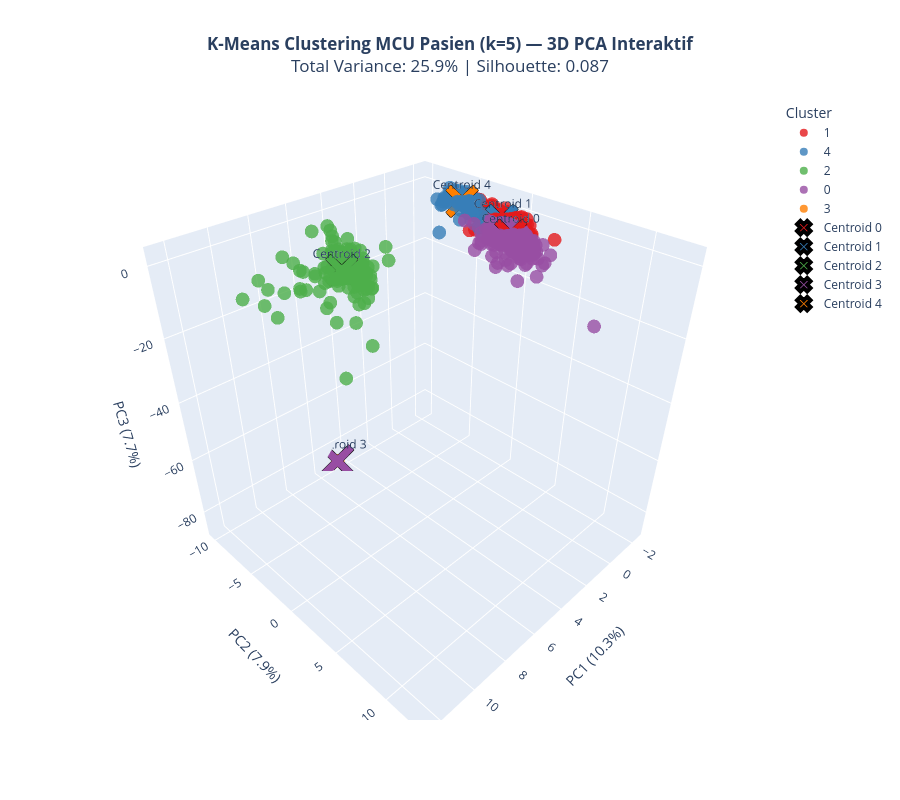

The notebook cell saved with this chart:
### Code cell
# CELL BARU — 3D INTERAKTIF PCA (PC1 vs PC2 vs PC3) + BISA DIPUTAR + HOVER BADGE!
import plotly.express as px
import plotly.graph_objects as go
import pandas as pd
import numpy as np
from sklearn.decomposition import PCA

# Pastikan df_scaled & cluster_labels & df_with_badge sudah ada dari cell sebelumnya
# Jika belum, jalankan ini dulu:
# df_scaled, cluster_labels, df_with_badge, n_clusters

# PCA 3 komponen
pca3 = PCA(n_components=3)
X_pca3 = pca3.fit_transform(df_scaled)

# Buat DataFrame untuk Plotly
df_3d = pd.DataFrame({
    'PC1': X_pca3[:, 0],
    'PC2': X_pca3[:, 1],
    'PC3': X_pca3[:, 2],
    'Cluster': cluster_labels.astype(str),
    'BADGE': df_with_badge['BADGE'].astype(str).values,  # ID pasien buat hover
    'BMI': df_with_badge['BMI'] if 'BMI' in df_with_badge.columns else np.nan,
    'GULA_DARAH_PUASA': df_with_badge.get('GULA_DARAH_PUASA', np.nan),
    'TRIGLISERIDA': df_with_badge.get('TRIGLISERIDA', np.nan),
})

# Warna cluster yang cakep
colors = px.colors.qualitative.Set1

fig = px.scatter_3d(
    df_3d,
    x='PC1',
    y='PC2',
    z='PC3',
    color='Cluster',
    color_discrete_sequence=colors[:n_clusters],
    hover_data={
        'BADGE': True,
        'BMI': ':.1f',
        'GULA_DARAH_PUASA': ':.0f',
        'TRIGLISERIDA': ':.0f',
        'Cluster': True,
        'PC1': False, 'PC2': False, 'PC3': False
    },
    labels={
        'PC1': f'PC1 ({pca3.explained_variance_ratio_[0]:.1%})',
        'PC2': f'PC2 ({pca3.explained_variance_ratio_[1]:.1%})',
        'PC3': f'PC3 ({pca3.explained_variance_ratio_[2]:.1%})'
    },
    title=f"<b>K-Means Clustering MCU Pasien (k={n_clusters}) — 3D PCA Interaktif</b><br>"
          f"Total Variance: {pca3.explained_variance_ratio_.sum():.1%} | Silhouette: {silhouette_score(df_scaled, cluster_labels):.3f}",
    opacity=0.8,
    size_max=8
)

# Tambah centroid (besar + tanda X)
centroids_3d = pca3.transform(kmeans.cluster_centers_)
for i in range(n_clusters):
    fig.add_trace(go.Scatter3d(
        x=[centroids_3d[i, 0]],
        y=[centroids_3d[i, 1]],
        z=[centroids_3d[i, 2]],
        mode='markers+text',
        marker=dict(size=12, color=colors[i], symbol='x', line=dict(width=4, color='black')),
        text=f'Centroid {i}',
        textposition="top center",
        name=f'Centroid {i}',
        showlegend=True
    ))

# Update layout biar cakep
fig.update_layout(
    scene=dict(
        xaxis_title=f'PC1 ({pca3.explained_variance_ratio_[0]:.1%})',
        yaxis_title=f'PC2 ({pca3.explained_variance_ratio_[1]:.1%})',
        zaxis_title=f'PC3 ({pca3.explained_variance_ratio_[2]:.1%})',
        aspectmode='cube'
    ),
    height=800,
    legend_title="Cluster",
    title_x=0.5,
    hovermode='closest'
)

fig.show()

print("SELESAI")

### Figure 1 — Plotly figure (JSON) as saved in the notebook; plotly's stock layout.template omitted (floating-point values rounded to 4 significant figures; data arrays with more than 128 entries replaced by an {"elided": "..."} marker saying what was removed)
{"data": [{"customdata": {"elided": "987x5 mixed values"}, "hovertemplate": "Cluster=%{customdata[4]}<br>BADGE=%{customdata[0]}<br>BMI=%{customdata[1]:.1f}<br>GULA_DARAH_PUASA=%{customdata[2]:.0f}<br>TRIGLISERIDA=%{customdata[3]:.0f}<extra></extra>", "legendgroup": "1", "marker": {"color": "rgb(228,26,28)", "opacity": 0.8, "symbol": "circle"}, "mode": "markers", "name": "1", "scene": "scene", "showlegend": true, "type": "scatter3d", "x": {"elided": "987 float values"}, "y": {"elided": "987 float values"}, "z": {"elided": "987 float values"}}, {"customdata": {"elided": "113x5 mixed values"}, "hovertemplate": "Cluster=%{customdata[4]}<br>BADGE=%{customdata[0]}<br>BMI=%{customdata[1]:.1f}<br>GULA_DARAH_PUASA=%{customdata[2]:.0f}<br>TRIGLISERIDA=%{customdata[3]:.0f}<extra></extra>", "legendgroup": "4", "marker": {"color": "rgb(55,126,184)", "opacity": 0.8, "symbol": "circle"}, "mode": "markers", "name": "4", "scene": "scene", "showlegend": true, "type": "scatter3d", "x": [-0.9415, -0.9606, -1.106, -1.77, -1.801, -2.003, -1.595, -1.882, -1.093, -1.419, -1.997, -1.148, -1.67, -1.402, -1.839, -1.194, -1.551, -1.699, -1.807, -1.534, -1.786, -1.831, -2.369, -2.114, -2.378, -0.4664, -1.743, -1.676, -1.273, -1.17, -1.694, -1.127, -1.77, -2.015, -1.12, -1.832, -1.741, -1.594, -1.657, -1.574, -1.525, -1.726, -1.089, -1.445, -2.151, -1.985, -1.37, -1.444, -2.343, -1.92, -1.967, -1.712, -0.9269, -1.501, -1.709, 0.3033, -1.933, -0.1357, -1.911, -1.793, 0.9096, -1.55, -1.916, -1.179, -1.667, -1.554, -2.006, -2.234, -1.628, -2.13, -1.614, -1.878, -1.598, -0.7592, -1.53, -1.199, -1.101, -1.626, -1.575, -1.42, -1.679, -1.898, -1.231, -1.845, -0.6858, -0.4586, 0.1576, -1.134, -1.801, -1.912, -0.6011, -0.1138, -2.03, -1.888, -1.658, -1.657, -1.845, -1.305, -2.296, -1.669, -1.732, -1.82, -0.9212, -1.818, -1.979, -0.6767, 1.905, -1.358, -0.456, -1.089, -0.4019, -0.5982, -0.8471], "y": [-6.645, -5.902, -4.068, -5.939, -6.524, -6.04, -4.909, -6.208, -4.207, -4.962, -4.579, -3.335, -5.661, -4.527, -5.767, -3.644, -5.875, -4.889, -5.769, -4.271, -5.748, -6.541, -5.715, -6.244, -6.443, -3.51, -5.065, -4.457, -4.888, -5.716, -5.608, -4.353, -6.061, -5.54, -4.823, -5.679, -4.965, -4.806, -4.29, -4.237, -4.338, -6.085, -6.139, -3.763, -5.234, -5.789, -4.905, -3.677, -7.391, -5.784, -5.01, -4.893, -5.556, -4.468, -6.371, -2.545, -4.932, -1.165, -4.185, -5.434, 0.4861, -4.291, -6.855, -4.065, -5.431, -4.753, -5.937, -6.67, -4.822, -6.015, -5.711, -4.892, -5.091, -3.297, -3.806, -4.941, -3.003, -5.268, -4.348, -4.779, -5.418, -5.418, -3.629, -5.56, -5.657, -5.512, -0.9398, -3.644, -4.558, -3.791, -5.602, -2.052, -6.565, -5.445, -4.665, -5.51, -6.312, -3.922, -5.66, -4.482, -6.283, -5.988, -4.869, -4.224, -4.893, -1.725, -2.158, -4.651, -2.79, -3.819, -2.32, -3.055, -2.166], "z": [-0.1871, 0.5769, 0.05983, 0.1944, 0.4449, 0.5118, 0.00331, 0.3376, 0.09306, -0.04921, 0.4699, 0.2097, 0.1868, 0.1609, 0.5314, -0.07202, 0.5301, 0.3583, 0.3591, 0.7356, 0.05524, 0.8149, 0.851, 0.7611, 0.4648, 0.4087, 0.3764, -0.1173, -0.3201, 0.1953, 0.2672, 0.4228, 0.287, 0.2028, 0.3624, 0.447, 0.6133, 0.1086, 0.4022, 0.3808, 0.3374, 0.9594, 0.5029, 0.09553, 1.04, 0.1205, -0.4451, 0.1914, 0.4989, 0.09417, 0.7793, 0.1538, 0.06563, 0.03167, 0.2398, -0.06927, 0.2973, -0.4514, 0.8568, 0.2443, -0.3501, 0.3202, 0.3462, 0.1023, 0.1228, 0.4577, 0.5115, 0.4897, 0.03124, 0.6304, 0.416, 0.4348, 0.1533, 0.2198, 0.1221, 0.3929, 0.0646, 0.1895, 0.3483, 0.2879, -0.0202, 0.6125, 0.3458, 0.6303, 0.4957, -0.06495, -0.7477, 0.07648, 0.766, 0.9207, -0.1678, -0.2308, 0.5574, 0.4873, 0.5736, 0.1913, 0.5896, 0.03474, 0.4843, 0.4839, 0.2957, 0.6745, 0.06616, 0.382, 0.5557, 0.01695, -0.5702, 0.4388, 0.2295, 0.6294, 0.5438, 0.2474, 0.4141]}, {"customdata": {"elided": "144x5 mixed values"}, "hovertemplate": "Cluster=%{customdata[4]}<br>BADGE=%{customdata[0]}<br>BMI=%{customdata[1]:.1f}<br>GULA_DARAH_PUASA=%{customdata[2]:.0f}<br>TRIGLISERIDA=%{customdata[3]:.0f}<extra></extra>", "legendgroup": "2", "marker": {"color": "rgb(77,175,74)", "opacity": 0.8, "symbol": "circle"}, "mode": "markers", "name": "2", "scene": "scene", "showlegend": true, "type": "scatter3d", "x": {"elided": "144 float values"}, "y": {"elided": "144 float values"}, "z": {"elided": "144 float values"}}, {"customdata": {"elided": "642x5 mixed values"}, "hovertemplate": "Cluster=%{customdata[4]}<br>BADGE=%{customdata[0]}<br>BMI=%{customdata[1]:.1f}<br>GULA_DARAH_PUASA=%{customdata[2]:.0f}<br>TRIGLISERIDA=%{customdata[3]:.0f}<extra></extra>", "legendgroup": "0", "marker": {"color": "rgb(152,78,163)", "opacity": 0.8, "symbol": "circle"}, "mode": "markers", "name": "0", "scene": "scene", "showlegend": true, "type": "scatter3d", "x": {"elided": "642 float values"}, "y": {"elided": "642 float values"}, "z": {"elided": "642 float values"}}, {"customdata": [["133498320.0", null, 820, 1510, "3"]], "hovertemplate": "Cluster=%{customdata[4]}<br>BADGE=%{customdata[0]}<br>BMI=%{customdata[1]:.1f}<br>GULA_DARAH_PUASA=%{customdata[2]:.0f}<br>TRIGLISERIDA=%{customdata[3]:.0f}<extra></extra>", "legendgroup": "3", "marker": {"color": "rgb(255,127,0)", "opacity": 0.8, "symbol": "circle"}, "mode": "markers", "name": "3", "scene": "scene", "showlegend": true, "type": "scatter3d", "x": [4.705], "y": [-10.16], "z": [-86.62]}, {"marker": {"color": "rgb(228,26,28)", "line": {"color": "black", "width": 4}, "size": 12, "symbol": "x"}, "mode": "markers+text", "name": "Centroid 0", "showlegend": true, "text": "Centroid 0", "textposition": "top center", "type": "scatter3d", "x": [-0.03501], "y": [1.692], "z": [-0.3044]}, {"marker": {"color": "rgb(55,126,184)", "line": {"color": "black", "width": 4}, "size": 12, "symbol": "x"}, "mode": "markers+text", "name": "Centroid 1", "showlegend": true, "text": "Centroid 1", "textposition": "top center", "type": "scatter3d", "x": [-0.952], "y": [-0.3045], "z": [0.1485]}, {"marker": {"color": "rgb(77,175,74)", "line": {"color": "black", "width": 4}, "size": 12, "symbol": "x"}, "mode": "markers+text", "name": "Centroid 2", "showlegend": true, "text": "Centroid 2", "textposition": "top center", "type": "scatter3d", "x": [7.775], "y": [-1.615], "z": [0.7102]}, {"marker": {"color": "rgb(152,78,163)", "line": {"color": "black", "width": 4}, "size": 12, "symbol": "x"}, "mode": "markers+text", "name": "Centroid 3", "showlegend": true, "text": "Centroid 3", "textposition": "top center", "type": "scatter3d", "x": [4.705], "y": [-10.16], "z": [-86.62]}, {"marker": {"color": "rgb(255,127,0)", "line": {"color": "black", "width": 4}, "size": 12, "symbol": "x"}, "mode": "markers+text", "name": "Centroid 4", "showlegend": true, "text": "Centroid 4", "textposition": "top center", "type": "scatter3d", "x": [-1.436], "y": [-4.804], "z": [0.2939]}], "layout": {"height": 800, "hovermode": "closest", "legend": {"title": {"text": "Cluster"}, "tracegroupgap": 0}, "scene": {"aspectmode": "cube", "domain": {"x": [0, 1], "y": [0, 1]}, "xaxis": {"title": {"text": "PC1 (10.3%)"}}, "yaxis": {"title": {"text": "PC2 (7.9%)"}}, "zaxis": {"title": {"text": "PC3 (7.7%)"}}}, "title": {"text": "<b>K-Means Clustering MCU Pasien (k=5) — 3D PCA Interaktif</b><br>Total Variance: 25.9% | Silhouette: 0.087", "x": 0.5}}}
